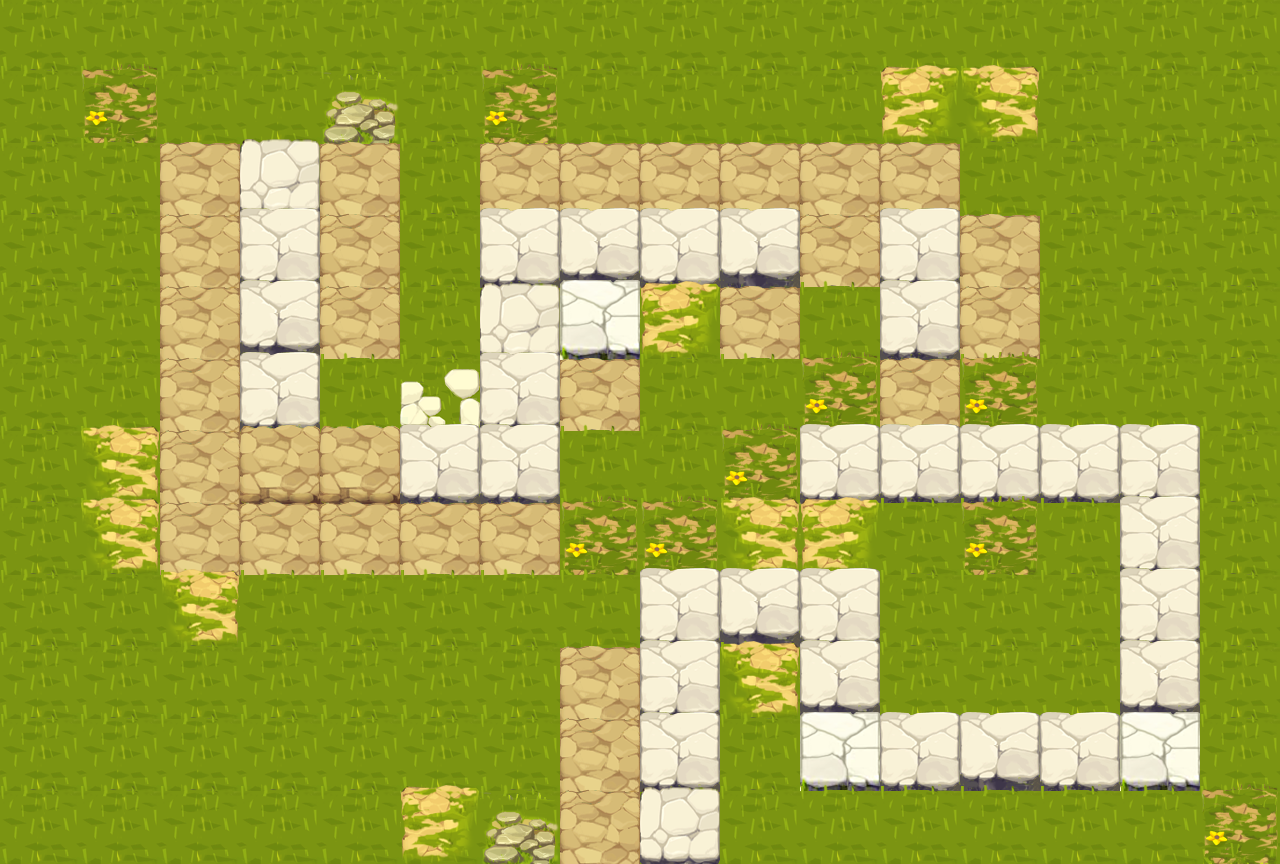

This is a level from a 2D game, rendered from its Tiled map with the project's own tilesets. A one-line summary and the complete map file follow:
An orthogonal 16x12 tile map with 80x72 px tiles, 1 tile layer (Layer1), 1 hidden layer not drawn.

<map version="1.0" orientation="orthogonal" renderorder="right-down" width="16" height="12" tilewidth="80" tileheight="72" backgroundcolor="#807b9412" nextobjectid="1">
 <tileset firstgid="1" name="tiles" tilewidth="80" tileheight="80" tilecount="54" columns="9">
  <properties>
   <property name="route" value="true" />
  </properties>
  <image source="../tiles/tiles.png" width="720" height="480" />
 </tileset>
 <layer name="Layer1" width="16" height="12">
  <data encoding="csv">
1,1,1,1,1,1,1,1,1,1,1,1,1,1,1,1,
1,7,1,4,19,1,7,1,1,1,1,6,5,1,1,1,
1,1,16,18,16,1,16,16,16,16,16,16,1,1,1,1,
1,1,16,11,16,1,11,12,11,12,16,11,16,1,1,1,
1,1,16,12,16,1,17,13,6,16,1,11,16,1,1,1,
1,1,16,11,1,20,11,16,1,1,7,16,7,1,1,1,
1,5,16,15,15,11,11,1,1,7,11,11,11,11,11,1,
1,5,16,16,16,16,16,7,7,5,6,4,7,1,11,1,
1,1,5,1,1,1,1,1,11,12,11,4,4,4,11,1,
1,1,1,1,1,1,1,16,11,5,12,1,4,1,12,1,
1,1,1,1,1,1,1,16,11,1,13,11,12,11,13,1,
1,1,1,1,1,6,19,16,10,1,1,1,1,1,1,7
</data>
 </layer>
 <layer name="Layer2" width="16" height="12" visible="0">
  <data encoding="csv">
0,0,0,0,0,0,0,0,0,0,0,0,0,0,0,0,
0,0,0,0,0,0,0,0,0,0,0,0,0,0,0,0,
0,0,0,0,0,0,0,0,0,0,0,0,0,0,0,0,
0,0,0,0,0,0,0,0,0,0,0,0,0,0,0,0,
0,0,0,0,0,0,0,0,0,0,0,0,0,0,0,0,
0,0,0,0,0,0,0,0,0,0,0,0,0,0,0,0,
0,0,0,0,0,0,0,0,0,0,0,0,0,0,0,0,
0,0,0,0,0,0,0,0,0,0,0,0,0,0,0,0,
0,0,0,0,0,0,0,0,0,0,0,0,0,0,0,0,
0,0,0,0,0,0,0,0,0,0,0,0,0,0,0,0,
0,0,0,0,0,0,0,0,0,0,0,0,0,0,0,0,
0,0,0,0,0,0,0,0,0,0,0,0,0,0,0,0
</data>
 </layer>
</map>
